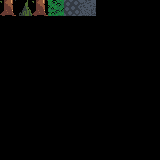

Below is a game level as drawn by its tile map, then a one-line description and the .tmx file that defines it, in full:
An orthogonal 10x10 tile map with 16x16 px tiles, 1 tile layer (Tile Layer 1), 2 tilesets.

<map version="1.2" tiledversion="1.3.3" orientation="orthogonal" renderorder="right-down" width="10" height="10" tilewidth="16" tileheight="16" infinite="0" nextlayerid="2" nextobjectid="1">
 <tileset firstgid="1" name="map-tiles-2" tilewidth="16" tileheight="16" tilecount="3" columns="3">
  <image source="map-tiles-2.png" width="48" height="16" />
 </tileset>
 <tileset firstgid="4" name="map-tiles" tilewidth="16" tileheight="16" tilecount="20" columns="4">
  <image source="map-tiles.png" width="64" height="80" />
 </tileset>
 <layer id="1" name="Tile Layer 1" width="10" height="10">
  <data encoding="csv">
21,9,21,1,2,3,0,0,0,0,
0,0,0,0,0,0,0,0,0,0,
0,0,0,0,0,0,0,0,0,0,
0,0,0,0,0,0,0,0,0,0,
0,0,0,0,0,0,0,0,0,0,
0,0,0,0,0,0,0,0,0,0,
0,0,0,0,0,0,0,0,0,0,
0,0,0,0,0,0,0,0,0,0,
0,0,0,0,0,0,0,0,0,0,
0,0,0,0,0,0,0,0,0,0
</data>
 </layer>
</map>
